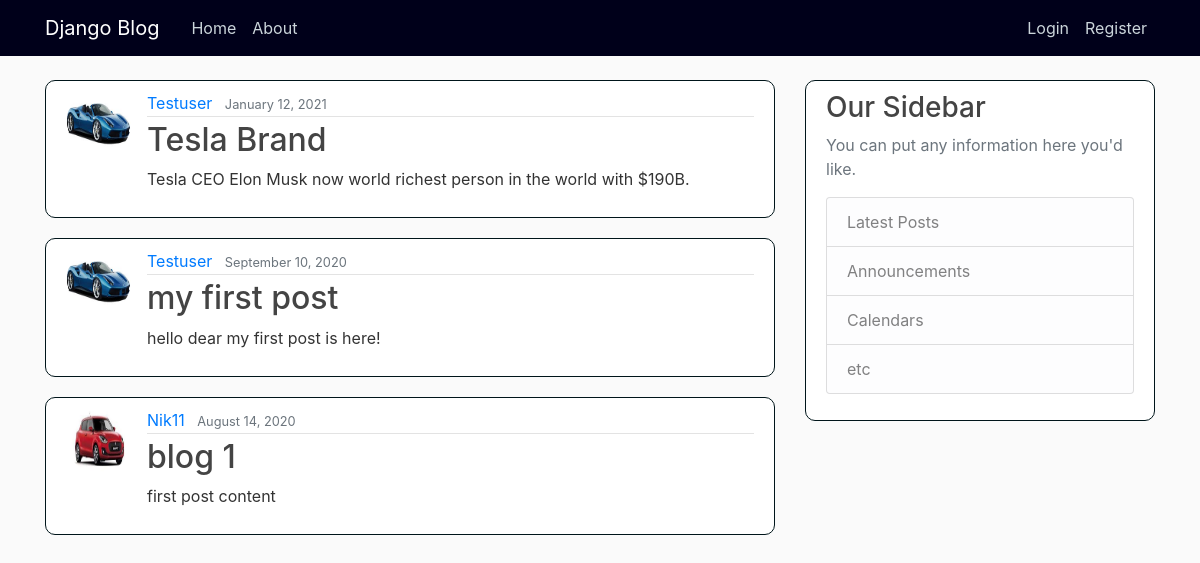
The page / on the database its author committed.
### blog/models.py (models this page shows, shortened)
class Post(models.Model):
    title = models.CharField(max_length=100)
    content = models.TextField()
    date = models.DateTimeField(default=timezone.now)
    author = models.ForeignKey(User, on_delete=models.CASCADE)

### users/models.py (models this page shows, shortened)
class Profile(models.Model):
    user = models.OneToOneField(User, on_delete=models.CASCADE)
    image = models.ImageField(default='default.jpg', upload_to='profile_pics')

### blog/views.py (the view)
# urls.py: path('', PostListView.as_view(), name='blog-home'),
class PostListView(ListView):
    model = Post
    template_name = 'blog/index.html'  # <app>/<model>_<viewtype>.html
    context_object_name = 'posts'
    ordering = ['-date']
    paginate_by = 5

### blog/templates/blog/index.html (shortened to what this page needs)
{% extends "blog/base.html" %}
{% block content %}
    {% for post in posts %}
        <article class="media content-section">
          <img class="rounded-circle article-img" src="{{ post.author.profile.image.url }}">
          <div class="media-body">
            <div class="article-metadata">
              <a class="mr-2" href="{% url 'user-posts' post.author.username %}">{{ post.author }}</a>
              <small class="text-muted">{{ post.date|date:"F d, Y" }}</small>
            </div>
            <h2><a class="article-title" href="{% url 'post-detail' post.id %}">{{ post.title }}</a></h2>
            <p class="article-content">{{ post.content }}</p>
          </div>
        </article>
    {% endfor %}
{% endblock content %}

### blog/templates/blog/base.html (shortened to what this page needs)
{% load static %}
<!DOCTYPE html>
<html>
<head>
    <link rel="stylesheet" href="https://maxcdn.bootstrapcdn.com/bootstrap/4.0.0/css/bootstrap.min.css">
    <link rel="stylesheet" type="text/css" href="{% static 'blog/main.css' %}">
</head>
<body>
    <header class="site-header">
      <nav class="navbar navbar-expand-md navbar-dark bg-steel fixed-top">
        <div class="container">
          <a class="navbar-brand mr-4" href="{% url 'blog-home' %}">Django Blog</a>
          <div class="collapse navbar-collapse" id="navbarToggle">
            <div class="navbar-nav mr-auto">
              <a class="nav-item nav-link" href="{% url 'blog-home' %}">Home</a>
              <a class="nav-item nav-link" href="{% url 'blog-about' %}">About</a>
            </div>
            <div class="navbar-nav">
              {% if user.is_authenticated %}
                <a class="nav-item nav-link" href="{% url 'post-create' %}">New Post</a>
                <a class="nav-item nav-link" href="{% url 'profile' %}">Profile</a>
                <a class="nav-item nav-link" href="{% url 'logout' %}">Logout</a>
              {% else %}
                <a class="nav-item nav-link" href="{% url 'login' %}">Login</a>
                <a class="nav-item nav-link" href="{% url 'register' %}">Register</a>
              {% endif %}
            </div>
          </div>
        </div>
      </nav>
    </header>
    <main role="main" class="container">
      <div class="row">
        <div class="col-md-8">
          {% block content %}{% endblock %}
        </div>
        <div class="col-md-4">
          <div class="content-section">
            <h3>Our Sidebar</h3>
            <p class='text-muted'>You can put any information here you'd like.
              <ul class="list-group">
                <li class="list-group-item list-group-item-light">Latest Posts</li>
                <li class="list-group-item list-group-item-light">Announcements</li>
                <li class="list-group-item list-group-item-light">Calendars</li>
                <li class="list-group-item list-group-item-light">etc</li>
              </ul>
            </p>
          </div>
        </div>
      </div>
    </main>
</body>
</html>

### blog/static/blog/main.css (style rules this page uses)
body { background: #fafafa; color: #333333; margin-top: 5rem; }
h1, h2, h3, h4, h5, h6 { color: #444444; }
ul { margin: 0; }
.bg-steel { background-color: #00001A; }
.site-header .navbar-nav .nav-link { color: #cbd5db; }
.content-section { background: #ffffff; padding: 10px 20px; border: 1px solid #00151A; border-radius: 10px; margin-bottom: 20px; }
.article-title { color: #444444; }
.article-content { white-space: pre-line; }
.article-img { height: 65px; width: 65px; margin-right: 16px; }
.article-metadata { padding-bottom: 1px; margin-bottom: 4px; border-bottom: 1px solid #e3e3e3 }

### rows shown on the page
Post: author.profile.image (picture), author "Testuser", date "January 12, 2021", title "Tesla Brand", content "Tesla CEO Elon Musk now world richest person in the world with $190B."
Post: author.profile.image (picture), author "Testuser", date "September 10, 2020", title "my first post", content "hello dear my first post is here!"
Post: author.profile.image (picture), author "Nik11", date "August 14, 2020", title "blog 1", content "first post content"
